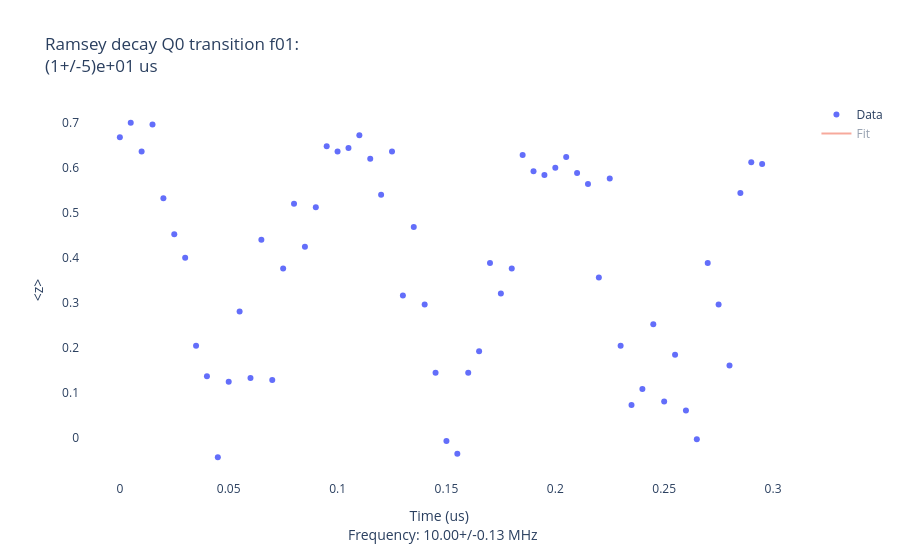

This figure's notebook cell:
### Markdown cell above
## Ramsey — 10 MHz offset, 0.3 µs window

### Code cell
ramsey_coarse = SimpleRamseyMultilevel(dut=dut, set_offset=10, stop=0.3, step=0.005, update=True)

### Figure 1 — Plotly figure (JSON) as saved in the notebook; plotly's stock layout.template omitted (floating-point values rounded to 4 significant figures; data arrays with more than 128 entries replaced by an {"elided": "..."} marker saying what was removed)
{"data": [{"mode": "markers", "name": "Data", "type": "scatter", "x": [0.0, 0.005, 0.01, 0.015, 0.02, 0.025, 0.03, 0.035, 0.04, 0.045, 0.05, 0.055, 0.06, 0.065, 0.07, 0.075, 0.08, 0.085, 0.09, 0.095, 0.1, 0.105, 0.11, 0.115, 0.12, 0.125, 0.13, 0.135, 0.14, 0.145, 0.15, 0.155, 0.16, 0.165, 0.17, 0.175, 0.18, 0.185, 0.19, 0.195, 0.2, 0.205, 0.21, 0.215, 0.22, 0.225, 0.23, 0.235, 0.24, 0.245, 0.25, 0.255, 0.26, 0.265, 0.27, 0.275, 0.28, 0.285, 0.29, 0.295], "xaxis": "x", "y": [0.668, 0.7, 0.636, 0.696, 0.532, 0.452, 0.4, 0.204, 0.136, -0.044, 0.124, 0.28, 0.132, 0.44, 0.128, 0.376, 0.52, 0.424, 0.512, 0.648, 0.636, 0.644, 0.672, 0.62, 0.54, 0.636, 0.316, 0.468, 0.296, 0.144, -0.008, -0.036, 0.144, 0.192, 0.388, 0.32, 0.376, 0.628, 0.592, 0.584, 0.6, 0.624, 0.588, 0.564, 0.356, 0.576, 0.204, 0.072, 0.108, 0.252, 0.08, 0.184, 0.06, -0.004, 0.388, 0.296, 0.16, 0.544, 0.612, 0.608], "yaxis": "y"}, {"mode": "lines", "name": "Fit", "type": "scatter", "visible": "legendonly", "x": {"elided": "600 float values"}, "xaxis": "x", "y": {"elided": "600 float values"}, "yaxis": "y"}], "layout": {"plot_bgcolor": "white", "title": {"text": "Ramsey decay Q0 transition f01: <br>(1+/-5)e+01 us"}, "xaxis": {"anchor": "y", "domain": [0, 1], "title": {"text": "Time (us) <br> Frequency: 10.00+/-0.13 MHz"}}, "yaxis": {"anchor": "x", "domain": [0, 1], "title": {"text": "<z>"}}}}
